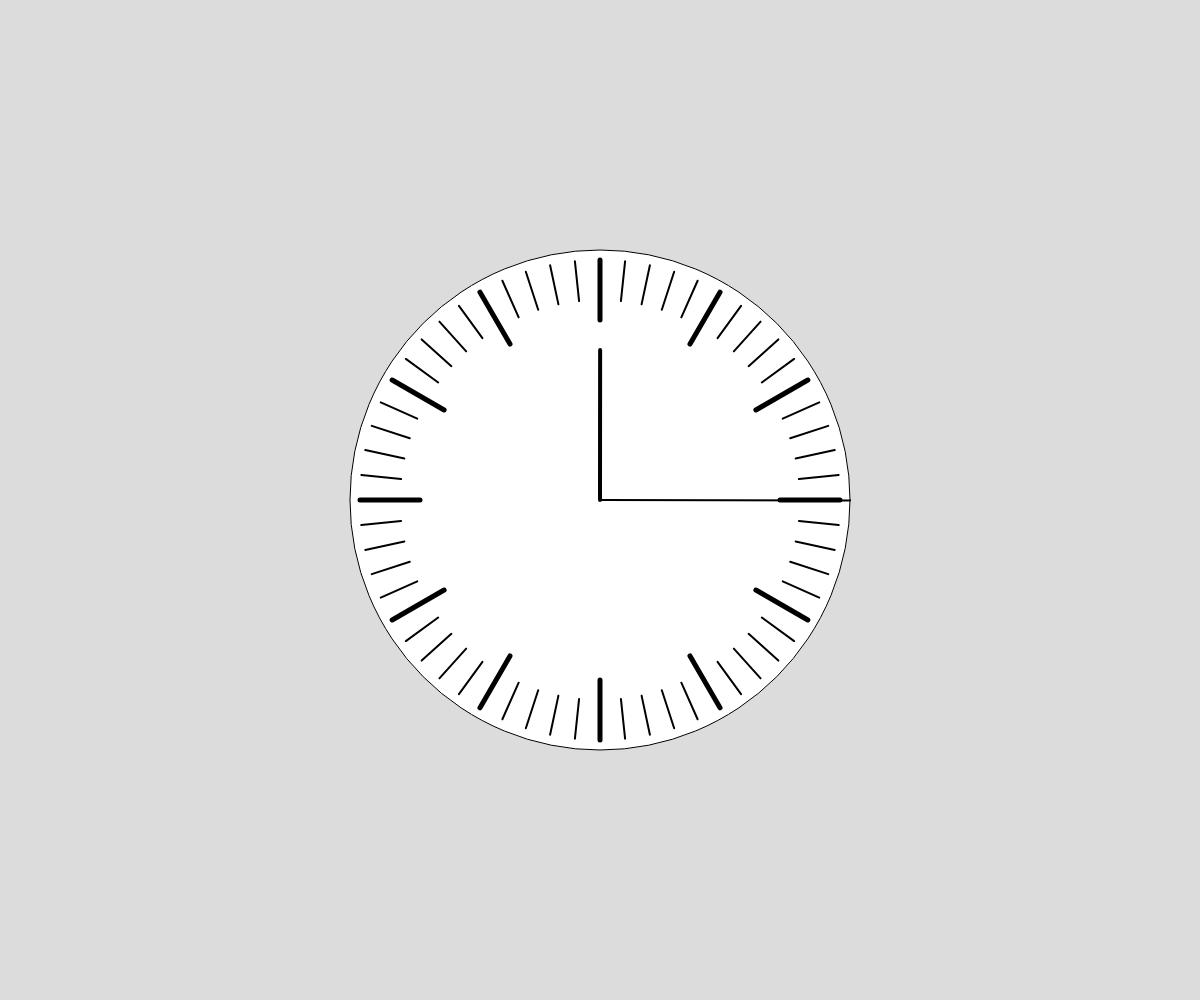
Frame 1 (no input)
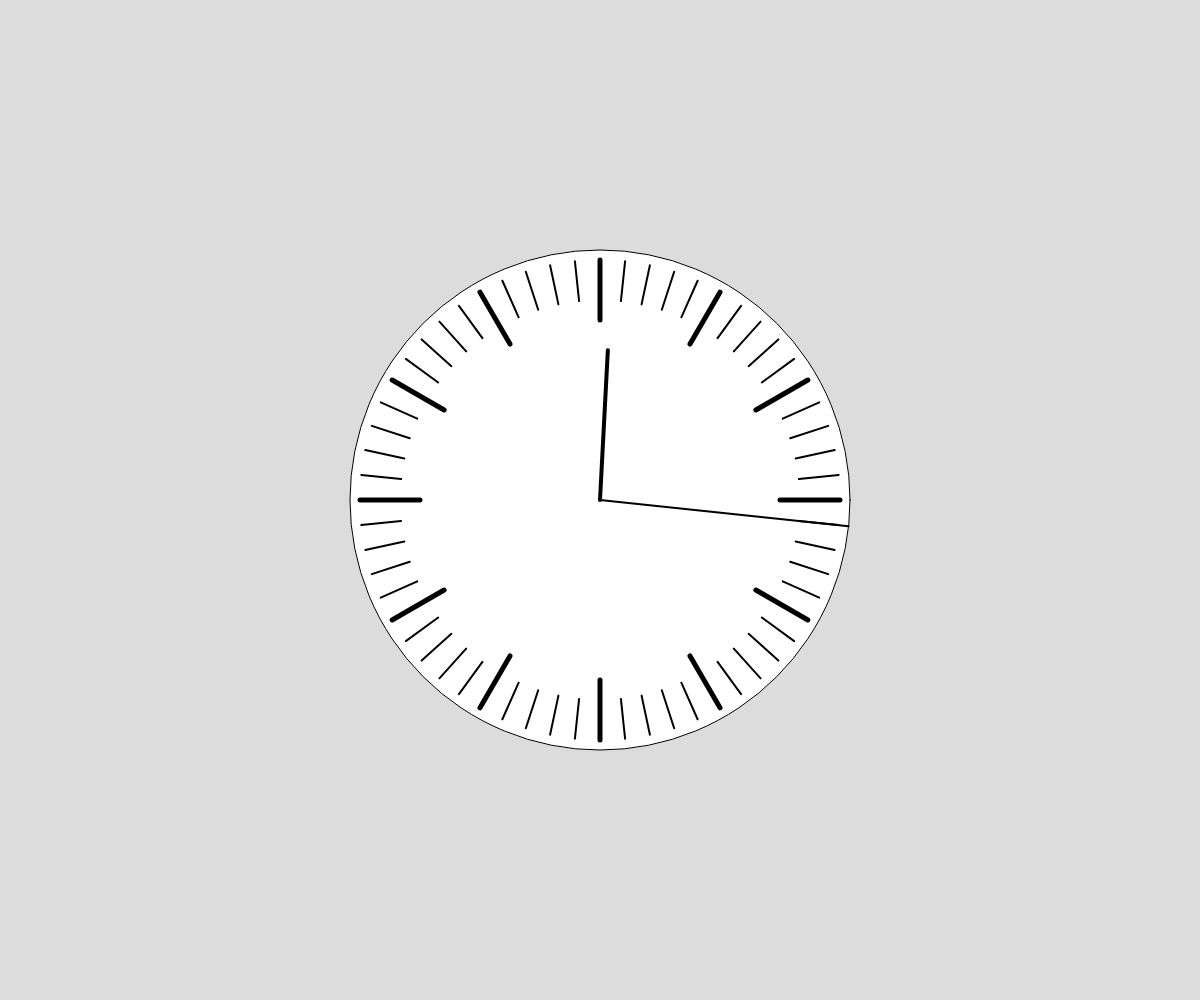
Frame 60 (no input)
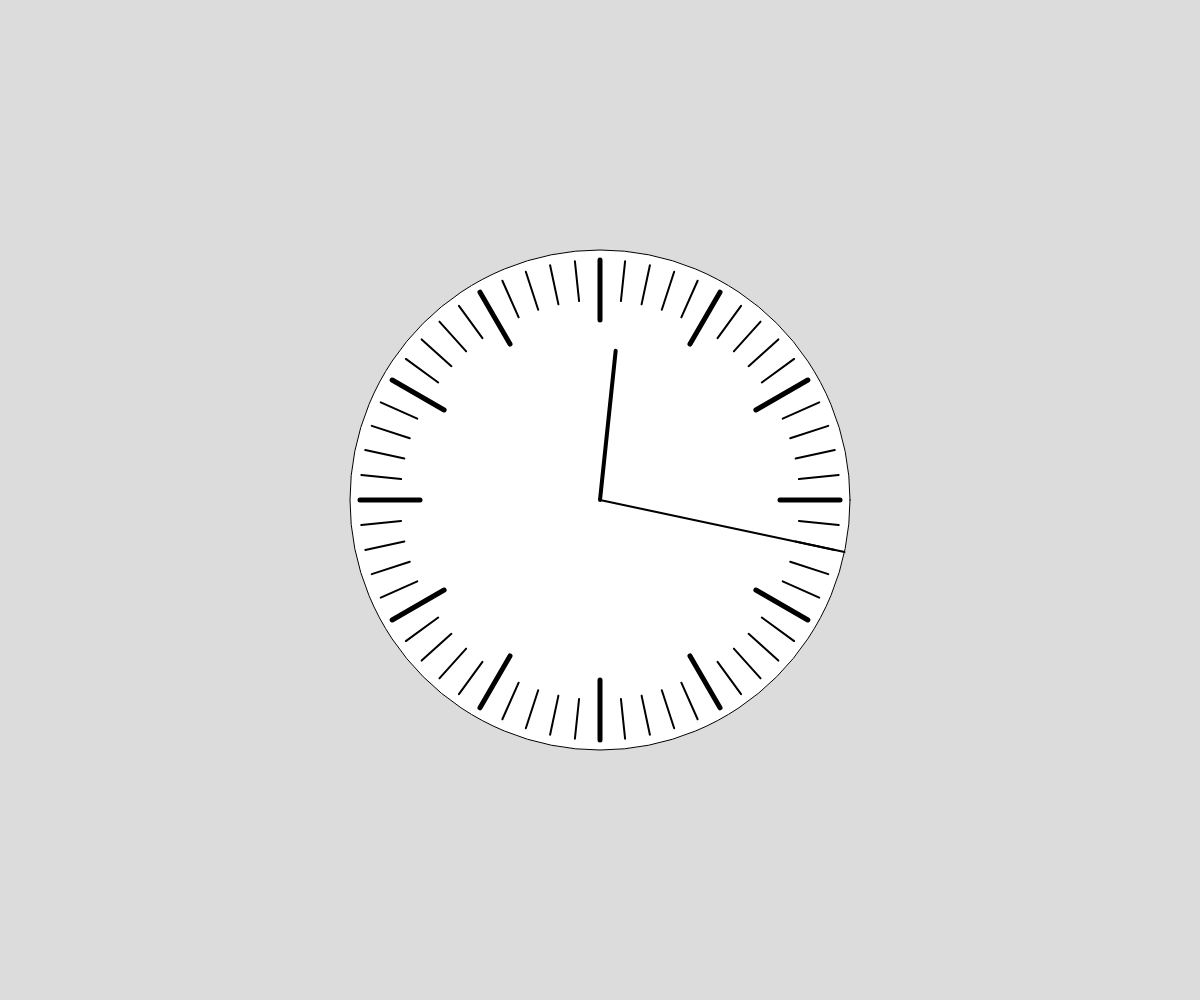
Frame 120 (the mouse pressed at the canvas centre since frame 60)

The p5.js sketch that drew these frames (run headless with seeded random() and noise() and a simulated clock; from frame 60 on, the mouse is pressed at the canvas centre):

// p5.js sketch
// ── sketch.js
// 13 Clock Demo
// Jack Andrew
// March 3, 2019
function setup() {
  createCanvas(windowWidth, windowHeight);
}

function draw(){
  background(220);
  push();
  translate(width/2, height/2);
  ellipse(0,0,500,500);

  for (let i = 0 ; i < 360 ; i+= 6){
  push();
  rotate(radians(i));
  if (i % 30 === 0){
    //thick line
    strokeWeight(5);
    line(180,0,240,0);
  }
  else{
    //thin line
    strokeWeight(2);
    line(200,0,240,0);
  }


  pop();  
  }
  //draw the hands
  //the seconds hand
  push();
  rotate(radians(frameCount/10));
  strokeWeight(2);
  line(0,0,250,0);
  pop();

  push();
  strokeWeight(4);
  rotate(radians(frameCount/20));
  line(0,0,0,-150);
  pop();
}
